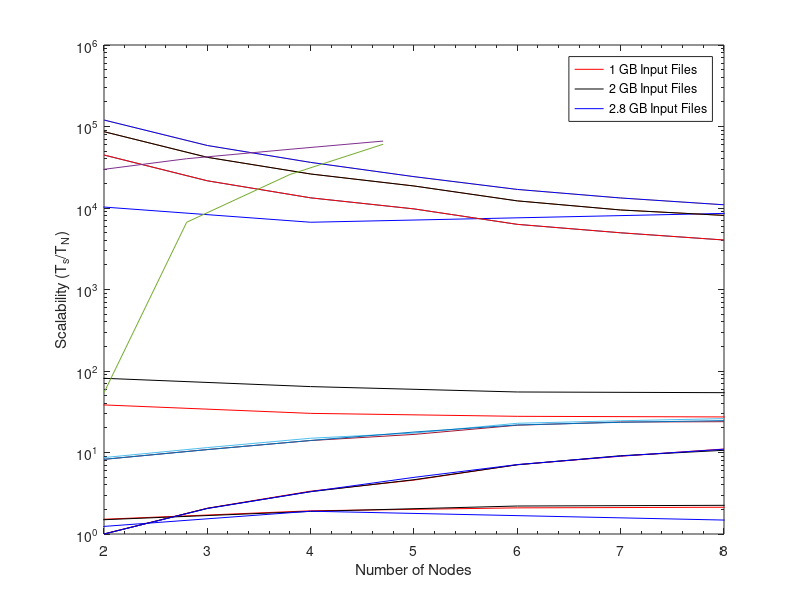

This figure's MATLAB source:
%% Map Reduce times per file size
%gb1 = [44.206261 24.344702 14.993695 13.794354 13.214474 20.539711 19.611258];
gb1 = [58.179223 38.344702 30.209526 27.794354 27.320309 34.539711 33.611258];
%           1      2         4           6         8                  16
%gb2 = [93.469804 51.395925 31.426143 29.283976 29.02236 37.409714 41.858639];
gb2 = [121.903450 81.395925 64.357541 55.283976 54.217165 61.409714 66.751160]

%gb2_8= [8234.86493 2106.017669 4120.272176 5987.08495];
gb2_8 = [12731.958691 6686.974704 8586.499522 10489.991414]
threadNum = [1 2 4 6 8 12 16];
threadNum1 = [1 4 8 16];
plot(threadNum, gb1, threadNum, gb2)
xlabel('Number of Threads')
ylabel('Time (s)')
legend('1 GB Input Files', '2 GB Input Files')

%% Map Reduce times per file size in a Log scale 
threadNum1 = [1 4 8 16];
loglog(threadNum, gb1, 'r')
hold on 
loglog(threadNum, gb2, 'k')
hold on 
loglog(threadNum1, gb2_8, 'b')
xlim([1 16])
xlabel('Number of Threads')
ylabel('Time (s)')
legend('1 GB Input Files', '2 GB Input Files', '2.8 GB Input Files')
set(gca,'XScale','linear','YScale','log')

% For this, once the graph has been made, change the x-axis to a linear
% scale
%% Map Reduce Speedup graphs

speedupFile1 = gb1(1) ./ gb1;
speedupFile2 = gb2(1) ./ gb2;
speedupFile3 = gb2_8(1) ./ gb2_8;

threadNum1 = [1 4 8 16];
plot(threadNum, speedupFile1, 'r')
hold on 
plot(threadNum, speedupFile2, 'k')
hold on 
plot(threadNum1, speedupFile3, 'b')
xlim([2 16])
xlabel('Number of Threads')
ylabel('Speedup (T_1/T_N)')
legend('1 GB Input Files', '2 GB Input Files', '2.8 GB Input Files')

%% Hybrid times per file size
gb1 = [44699.273660 21574.42871 13324.38398 9750.672016 6301.072246 4965.061558 4048.935617];
%           2      3         4           5         6           7        8
gb2 = [86398.547330 41869.46384 26134.32464 18629.13038 12230.7858 9458.883744 8114.742223];

gb2_8 = [120157.96630 58489.31001 36279.3885 24249.13389 16900.28489 13273.85308 10952.19782];
node_num = [2 3 4 5 6 7 8];
plot(node_num, gb1, node_num, gb2, node_num, gb2_8)
xlabel('Number of Nodes')
ylabel('Time (s)')
legend('1 GB Input Files', '2 GB Input Files', '2.8 GB Input Files')

%% Hybrid times per file size in a Log scale 
node_num1 = [2 3 4 5 6 7 8];
loglog(node_num, gb1, 'r')
hold on 
loglog(node_num, gb2, 'k')
hold on 
loglog(node_num1, gb2_8, 'b')
xlim([2 8])
xlabel('Number of Nodes')
ylabel('Time (s)')
legend('1 GB Input Files', '2 GB Input Files', '2.8 GB Input Files')
set(gca,'XScale','linear','YScale','log')

% For this, once the graph has been made, change the x-axis to a linear
% scale
%% Hybrid Speedup graphs

speedupFile1 = gb1(1) ./ gb1;
speedupFile2 = gb2(1) ./ gb2;
speedupFile3 = gb2_8(1) ./ gb2_8;

node_num1 = [2 3 4 5 6 7 8];
plot(node_num, speedupFile1, 'r')
hold on 
plot(node_num, speedupFile2, 'k')
hold on 
plot(node_num1, speedupFile3, 'b')
xlim([2 8])
xlabel('Number of Nodes')
ylabel('Speedup (T_1/T_N)')
legend('1 GB Input Files', '2 GB Input Files', '2.8 GB Input Files')

%% Comparison
Hybrid = [14879.622630 29821.245250 40248.743350 52541.56599 66237.22636];

MapReduce = [27.320309 54.217165 6686.974704 25786.847294 60487.95392];

fileSize = [1 2 2.8 3.8 4.7];

plot(fileSize, Hybrid, fileSize, MapReduce)
xlabel('File size (GB)')
ylabel('Time (s)')
legend('Hybrid Solution', 'MapReduce Solution')

%% Scalability plot

serialTime1 = 387594.1888;
serialTime2 = 712188.3784;
serialTime2_8 = 991263.7304;
gb1 = [44699.273660 33726.023210 25900.586940 22358.448720 16967.617330 15804.263070 14879.622630];
%           2      3         4           5         6           7        8
gb2 = [86398.547330 65452.046420 50801.173890 42716.897430 32935.234660 30108.526410 29821.245250];

gb2_8 = [120157.96630 91432.864980 70521.64344 55603.656410 45509.328520 42251.936590 40248.743350];

scalability1 = serialTime1 ./ gb1;
scalability2 = serialTime2 ./ gb2;
scalability2_8 = serialTime2_8 ./ gb2_8;
node_num1 = [2 3 4 5 6 7 8];
plot(node_num1, scalability1, node_num1, scalability2,node_num1, scalability2_8)
xlabel('Number of Nodes')
ylabel('Scalability (T_s/T_N)')
legend('1 GB Input Files', '2 GB Input Files', '2.8 GB Input Files')
